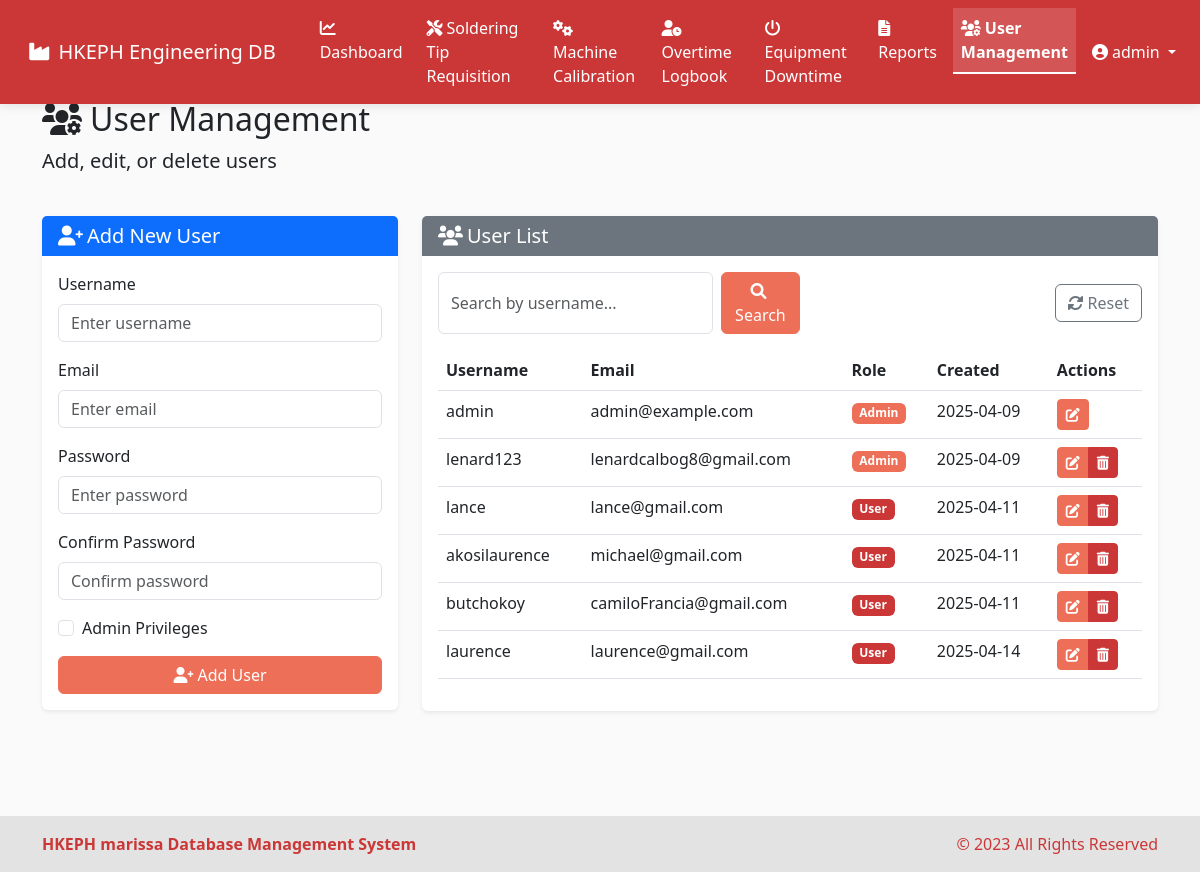
Screenshot of /users (signed in) with the database file from the repository.
### models.py (models this page shows, shortened)
class User(UserMixin, db.Model):
    id = db.Column(db.Integer, primary_key=True)
    username = db.Column(db.String(64), unique=True, nullable=False)
    email = db.Column(db.String(120), unique=True, nullable=False)
    password_hash = db.Column(db.String(256), nullable=False)
    is_admin = db.Column(db.Boolean, default=False)
    date_created = db.Column(db.DateTime, default=datetime.utcnow)

### routes.py (the view)
@app.route('/users')
@login_required
def user_management():
    if not current_user.is_admin:
        flash('Access denied. Admin privileges required.', 'danger')
        return redirect(url_for('dashboard'))
    search_query = request.args.get('search', '')
    if search_query:
        users = User.query.filter(
            User.username.ilike(f'%{search_query}%')
        ).all()
    else:
        users = User.query.all()
    form = UserForm()
    return render_template('user_management.html', users=users, form=form, search_query=search_query)

### forms.py
class UserForm(FlaskForm):
    username = StringField('Username', validators=[DataRequired(), Length(min=3, max=64)])
    email = StringField('Email', validators=[DataRequired(), Email(), Length(max=120)])
    password = PasswordField('Password', validators=[Optional(), Length(min=6, max=64)])
    confirm_password = PasswordField('Confirm Password', validators=[
        Optional(),
        EqualTo('password', message='Passwords must match')
    ])
    is_admin = BooleanField('Admin Privileges')

### app.py (called while the page is built)
@login_manager.user_loader
def load_user(user_id):
    return User.query.get(int(user_id))

### templates/user_management.html (shortened to what this page needs)
{% extends 'base.html' %}
{% block content %}
<div class="row mb-4">
    <div class="col">
        <h2><i class="fas fa-users-cog me-2"></i>User Management</h2>
        <p class="lead">Add, edit, or delete users</p>
    </div>
</div>
<div class="row mb-4">
    <div class="col-md-4">
        <div class="card">
            <div class="card-header bg-primary text-white">
                <h5 class="mb-0">
                    {% if edit_user %}
                    <i class="fas fa-user-edit me-1"></i>Edit User
                    {% else %}
                    <i class="fas fa-user-plus me-1"></i>Add New User
                    {% endif %}
                </h5>
            </div>
            <div class="card-body">
                {% if edit_user %}
                <form method="POST" action="{{ url_for('edit_user', user_id=edit_user.id) }}">
                {% else %}
                <form method="POST" action="{{ url_for('add_user') }}">
                {% endif %}
                    <div class="mb-3">
                        <label for="username" class="form-label">Username</label>
                        {{ form.username(class="form-control", placeholder="Enter username") }}
                    </div>
                    <div class="mb-3">
                        <label for="email" class="form-label">Email</label>
                        {{ form.email(class="form-control", placeholder="Enter email") }}
                    </div>
                    <div class="mb-3">
                        <label for="password" class="form-label">
                            Password
                        </label>
                        {{ form.password(class="form-control", placeholder="Enter password") }}
                    </div>
                    <div class="mb-3">
                        <label for="confirm_password" class="form-label">Confirm Password</label>
                        {{ form.confirm_password(class="form-control", placeholder="Confirm password") }}
                    </div>
                    <div class="mb-3 form-check">
                        {{ form.is_admin(class="form-check-input") }}
                        <label class="form-check-label" for="is_admin">Admin Privileges</label>
                    </div>
                    <div class="d-grid gap-2">
                        {% if edit_user %}
                        <button type="submit" class="btn btn-primary">
                            <i class="fas fa-save me-1"></i>Update User
                        </button>
                        <a href="{{ url_for('user_management') }}" class="btn btn-secondary">
                            <i class="fas fa-times me-1"></i>Cancel
                        </a>
                        {% else %}
                        <button type="submit" class="btn btn-primary">
                            <i class="fas fa-user-plus me-1"></i>Add User
                        </button>
                        {% endif %}
                    </div>
                </form>
            </div>
        </div>
    </div>
    <div class="col-md-8">
        <div class="card">
            <div class="card-header bg-secondary text-white">
                <h5 class="mb-0"><i class="fas fa-users me-1"></i>User List</h5>
            </div>
            <div class="card-body">
                <div class="d-flex justify-content-between align-items-center mb-3">
                    <form class="d-flex" method="GET" action="{{ url_for('user_management') }}">
                        <input type="text" class="form-control me-2" name="search" placeholder="Search by username..." value="{{ search_query if search_query else '' }}">
                        <button class="btn btn-primary" type="submit">
                            <i class="fas fa-search me-1"></i>Search
                        </button>
                    </form>
                    <a href="{{ url_for('user_management') }}" class="btn btn-outline-secondary">
                        <i class="fas fa-sync-alt me-1"></i>Reset
                    </a>
                </div>
                <div class="table-responsive">
                    <table class="table table-hover">
                        <thead>
                            <tr>
                                <th>Username</th>
                                <th>Email</th>
                                <th>Role</th>
                                <th>Created</th>
                                <th>Actions</th>
                            </tr>
                        </thead>
                        <tbody>
                            {% for user in users %}
                            <tr>
                                <td>{{ user.username }}</td>
                                <td>{{ user.email }}</td>
                                <td>
                                    {% if user.is_admin %}
                                    <span class="badge bg-primary">Admin</span>
                                    {% else %}
                                    <span class="badge bg-secondary">User</span>
                                    {% endif %}
                                </td>
                                <td>{{ user.date_created.strftime('%Y-%m-%d') }}</td>
                                <td>
                                    <div class="btn-group btn-group-sm" role="group">
                                        <a href="{{ url_for('edit_user', user_id=user.id) }}" class="btn btn-warning">
                                            <i class="fas fa-edit"></i>
                                        </a>
                                        {% if user.id != current_user.id %}
                                        <button type="button" class="btn btn-danger" data-bs-toggle="modal" data-bs-target="#deleteUserModal-{{ user.id }}">
                                            <i class="fas fa-trash-alt"></i>
                                        </button>
                                        {% endif %}
                                    </div>
                                </td>
                            </tr>
                            {% endfor %}
                        </tbody>
                    </table>
                </div>
            </div>
        </div>
    </div>
</div>
{% endblock %}

### templates/base.html (shortened to what this page needs)
<!DOCTYPE html>
<html lang="en" data-bs-theme="light">
<head>
    <link href="https://cdn.jsdelivr.net/npm/bootstrap@5.3.0/dist/css/bootstrap.min.css" rel="stylesheet">
    <link rel="stylesheet" href="https://cdnjs.cloudflare.com/ajax/libs/font-awesome/6.0.0/css/all.min.css">
    <link rel="stylesheet" type="text/css" href="https://cdn.jsdelivr.net/npm/daterangepicker/daterangepicker.css" />
    <link rel="stylesheet" href="{{ url_for('static', filename='css/style.css') }}">
</head>
<body>
        <nav class="navbar navbar-expand-lg" style="background-color: var(--accent-secondary); color: white;">
            <div class="container-fluid">
                <a class="navbar-brand text-white" href="{{ url_for('dashboard') }}">
                    <i class="fas fa-industry me-2"></i>HKEPH Engineering DB
                </a>
                <div class="collapse navbar-collapse" id="navbarNav">
                    {% if current_user.is_authenticated %}
                    <ul class="navbar-nav">
                        <li class="nav-item">
                            <a class="nav-link text-white {% if request.path == url_for('dashboard') %}active fw-bold{% endif %}" href="{{ url_for('dashboard') }}">
                                <i class="fas fa-chart-line me-1"></i>Dashboard
                            </a>
                        </li>
                        <li class="nav-item">
                            <a class="nav-link text-white {% if request.path == url_for('soldering_tips') %}active fw-bold{% endif %}" href="{{ url_for('soldering_tips') }}">
                                <i class="fas fa-tools me-1"></i>Soldering Tip Requisition
                            </a>
                        </li>
                        <li class="nav-item">
                            <a class="nav-link text-white {% if request.path == url_for('machine_calibrations') %}active fw-bold{% endif %}" href="{{ url_for('machine_calibrations') }}">
                                <i class="fas fa-cogs me-1"></i>Machine Calibration
                            </a>
                        </li>
                        <li class="nav-item">
                            <a class="nav-link text-white {% if request.path == url_for('overtime_logbook') %}active fw-bold{% endif %}" href="{{ url_for('overtime_logbook') }}">
                                <i class="fas fa-user-clock me-1"></i>Overtime Logbook
                            </a>
                        </li>
                        <li class="nav-item">
                            <a class="nav-link text-white {% if request.path == url_for('equipment_downtime') %}active fw-bold{% endif %}" href="{{ url_for('equipment_downtime') }}">
                                <i class="fas fa-power-off me-1"></i>Equipment Downtime
                            </a>
                        </li>
                        <li class="nav-item">
                            <a class="nav-link text-white {% if request.path == url_for('reports') %}active fw-bold{% endif %}" href="{{ url_for('reports') }}">
                                <i class="fas fa-file-alt me-1"></i>Reports
                            </a>
                        </li>
                        {% if current_user.is_admin %}
                        <li class="nav-item">
                            <a class="nav-link text-white {% if request.path == url_for('user_management') %}active fw-bold{% endif %}" href="{{ url_for('user_management') }}">
                                <i class="fas fa-users-cog me-1"></i>User Management
                            </a>
                        </li>
                        {% endif %}
                    </ul>
                    <ul class="navbar-nav ms-auto">
                        <li class="nav-item dropdown">
                            <a class="nav-link dropdown-toggle text-white" href="#" id="navbarDropdown" role="button" data-bs-toggle="dropdown" aria-expanded="false">
                                <i class="fas fa-user-circle me-1"></i>{{ current_user.username }}
                            </a>
                        </li>
                    </ul>
                    {% endif %}
                </div>
            </div>
        </nav>
        <main class="container mt-4 mb-5">
            {% block content %}{% endblock %}
        </main>
        <footer style="background-color: var(--light-secondary); color: var(--accent-secondary); position: fixed; bottom: 0; width: 100%; padding: 1rem 0; z-index: 1020;">
            <div class="container">
                <div class="row align-items-center">
                    <div class="col-md-6 text-center text-md-start">
                        <strong>HKEPH marissa Database Management System</strong>
                    </div>
                    <div class="col-md-6 text-center text-md-end">
                        <p class="mb-0">&copy; 2023 All Rights Reserved</p>
                    </div>
                </div>
            </div>
        </footer>
    </body>
    </html>

### static/css/style.css (style rules this page uses)
:root { --light-bg: #FAFAFA; --light-secondary: #E3E3E3; --accent-primary: #EE6F57; --accent-secondary: #CB3737; }
body { padding-bottom: 20px; }
.card { border: none; box-shadow: 0 0.125rem 0.25rem rgba(0, 0, 0, 0.075); transition: all 0.3s ease; }
.card-header { border-bottom: none; }
.table th { font-weight: 600; border-top: none; }
.btn-primary { background-color: var(--accent-primary); border-color: var(--accent-primary); }
.btn-warning { background-color: var(--accent-primary); border-color: var(--accent-primary); color: white; }
.btn-danger { background-color: var(--accent-secondary); border-color: var(--accent-secondary); }
.badge.bg-primary { background-color: var(--accent-primary) !important; }
.badge.bg-secondary { background-color: var(--accent-secondary) !important; }
.btn-group > .btn { margin-right: 0; }

### templates/base.html (style rules this page uses)
body { background-color: var(--light-bg); padding-top: 76px; min-height: 100vh; margin: 0; position: relative; padding-bottom: 80px; }
main { min-height: calc(100vh - 156px); }
.navbar { position: fixed; top: 0; left: 0; right: 0; z-index: 1030; transition: all 0.3s ease; box-shadow: 0 2px 10px rgba(0, 0, 0, 0.1); background-color: var(--accent-secondary) !important; }
.navbar-nav .nav-link { transition: all 0.3s ease; position: relative; padding: 0.5rem 1rem; margin: 0 0.25rem; }
.navbar-nav .nav-link.active { background-color: rgba(255, 255, 255, 0.15) !important; border-bottom: 2px solid white; }
.navbar-nav .nav-link::before { content: ''; position: absolute; bottom: 0; left: 0; width: 0; height: 2px; background-color: white; transition: width 0.3s ease; }
.navbar-brand { transition: all 0.3s ease; padding: 0.5rem 1rem; }

### rows the page displays
User: username "admin", email "admin@example.com", is_admin "Admin", date_created "2025-04-09"
User: username "lenard123", email "lenardcalbog8@gmail.com", is_admin "Admin", date_created "2025-04-09"
User: username "lance", email "lance@gmail.com", is_admin "User", date_created "2025-04-11"
User: username "akosilaurence", email "michael@gmail.com", is_admin "User", date_created "2025-04-11"
User: username "butchokoy", email "camiloFrancia@gmail.com", is_admin "User", date_created "2025-04-11"
User: username "laurence", email "laurence@gmail.com", is_admin "User", date_created "2025-04-14"
